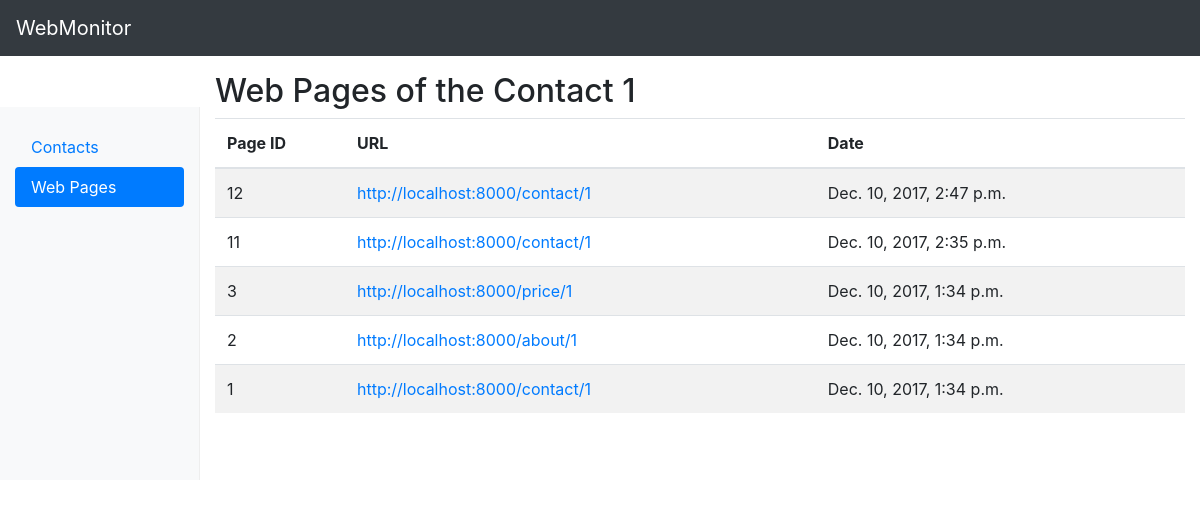
The app's page /pages/1 with its own data.
### monitoring_board/models.py (models this page shows, shortened)
class Page(models.Model):
    contact = models.ForeignKey(Contact, on_delete=models.CASCADE, null=True)
    url = models.CharField(max_length=500)
    date = models.DateTimeField()

### monitoring_board/views.py (the view)
# urls.py: url(r'^pages/(?P<contact_id>[0-9]+)$', views.pages, name='pages'),
def pages(request, contact_id):
    page_list = Page.objects.filter(contact=contact_id).order_by('-date')
    return render(request, 'monitoring_board/pages.html',
                  {'active_pages': True, 'page_list': page_list, 'contact_id': contact_id})

### monitoring_board/templates/monitoring_board/pages.html
{% extends 'monitoring_board/base.html' %}
{% load staticfiles %}
{% block table_title %}
    Web Pages of the Contact {{ contact_id }}
{% endblock %}
{% block table_columns %}
    <th width="130px">Page ID</th>
    <th>URL</th>
    <th>Date</th>
{% endblock %}
{% block table_content %}
    {% for page in page_list %}
        <tr>
            <td>{{ page.id }}</td>
            <td><a href="{{ page.url }}" target="_blank">{{ page.url }}</a></td>
            <td>{{ page.date }}</td>
        </tr>
    {% endfor %}
{% endblock %}

### web_monitor/static/monitoring_board/dashboard.css (style rules this page uses)
body { padding-top: 3.5rem; }

### records on screen
Page: id "12", url "http://localhost:8000/contact/1", date "Dec. 10, 2017, 2:47 p.m."
Page: id "11", url "http://localhost:8000/contact/1", date "Dec. 10, 2017, 2:35 p.m."
Page: id "3", url "http://localhost:8000/price/1", date "Dec. 10, 2017, 1:34 p.m."
Page: id "2", url "http://localhost:8000/about/1", date "Dec. 10, 2017, 1:34 p.m."
Page: id "1", url "http://localhost:8000/contact/1", date "Dec. 10, 2017, 1:34 p.m."

### other values on screen
{{ contact_id }} "1"
